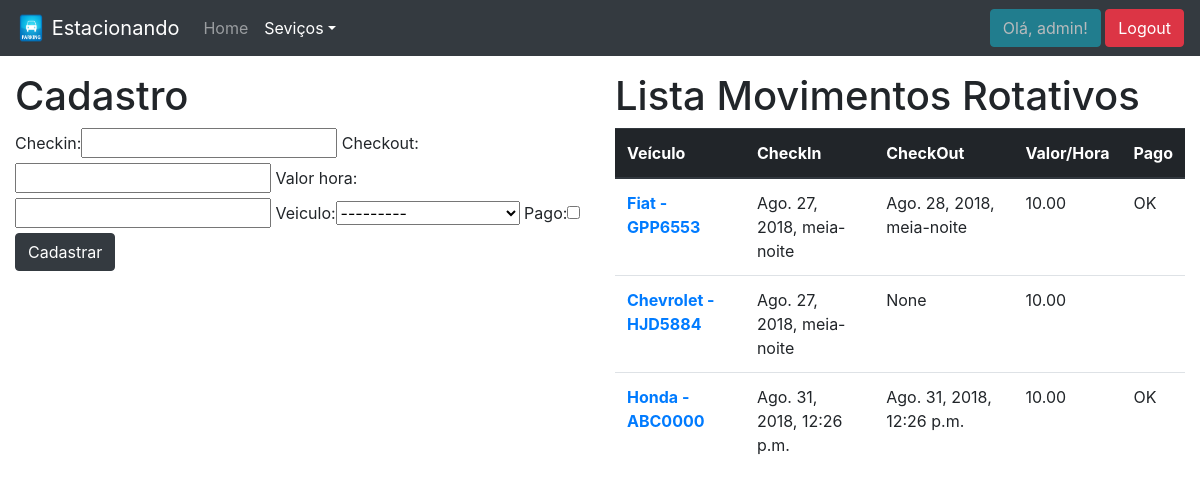
The page /sistema/movimento-rotativo/ (signed in) on the database its author committed.
### core/models.py (models this page shows, shortened)
class MovimentoRotativo(models.Model):
    checkin = models.DateTimeField(auto_now=False)
    checkout = models.DateTimeField(auto_now=False, blank=True, null=True)
    valor_hora = models.DecimalField(max_digits=5, decimal_places=2)
    veiculo = models.ForeignKey(Veiculo, on_delete=models.PROTECT)
    pago = models.BooleanField(default=False)

class Veiculo(models.Model):
    marca = models.ForeignKey(Marca, on_delete=models.PROTECT)
    placa = models.CharField(max_length=7)
    proprietario = models.ForeignKey(Pessoa, on_delete=models.PROTECT)
    cor = models.CharField(max_length=15)
    observacoes = models.TextField(blank=True, null=True)
    def __str__(self):
        return str(self.marca) + ' - ' + self.placa

class Marca(models.Model):
    nome = models.CharField(max_length=50)
    def __str__(self):
        return self.nome

### core/views.py (the view)
# urls.py: path('movimento-rotativo/', lista_movRotativos, name='core_lista_movRotativos'),
@login_required
def lista_movRotativos(request):
    movRotativo = MovimentoRotativo.objects.all()
    form = MovimentoRotativoForm()
    dados = {'movRotativo' : movRotativo, 'form' : form}
    return render(request,'core/lista_movRotativos.html', dados)

### core/form.py
class MovimentoRotativoForm(ModelForm):
    class Meta:
        model = MovimentoRotativo
        fields = '__all__'

### templates/core/lista_movRotativos.html (shortened to what this page needs)
{% extends 'core/base.html' %}
{% load static %}
{% load bootstrap %}
{% block menu %}
    <nav class="navbar fixed-top navbar-dark bg-dark navbar-expand-lg">
        <a class="navbar-brand" href="{% url 'website_home' %}">
            <img src="{% static 'img/CarParkingSign.png' %}" width="30" height="30" class="d-inline-block align-top" alt="">
            Estacionando
        </a>
        <div class="collapse navbar-collapse" id="navbarSupportedContent">
            <ul class="navbar-nav mr-auto">
                <li class="nav-item">
                    <a class="nav-link" href="{% url 'core_home' %}">Home</a>
                </li>
                <li class="nav-item dropdown active">
                    <a class="nav-link dropdown-toggle" href="#" id="navbarDropdown" role="button" data-toggle="dropdown" aria-haspopup="true" aria-expanded="false">Seviços</a>
                </li>
            </ul>
            <ul class="navbar-nav">
                {% if user.is_authenticated %}
                    <li class="nav-item">
                        <a class="btn btn-info disabled" href="">Olá, {{ user }}!</a>
                        <a class="btn btn-danger" href="{% url 'logout' %}">Logout</a>
                    </li>
                {% else %}
                    <li class="nav-item">
                        <a class="nav-link" href="{% url 'login' %}">Login</a>
                    </li>
                {% endif %}
            </ul>
        </div>
    </nav>
{% endblock %}
{% block main %}
    <div class="row">
        <div class="col-sm-6">
            <h1>Cadastro</h1>
            <form action="{% url 'core_novo_movRotativo' %}" method="POST">
                {{ form|bootstrap }}
                <button type="submit" class="btn btn-dark">Cadastrar</button>
            </form>
        </div>
        <div class="col-sm-6">
            <h1>Lista Movimentos Rotativos</h1>
            <table class="table">
                <thead class="thead-dark">
                    <tr>
                        <th scope="col">Veículo</th>
                        <th scope="col">CheckIn</th>
                        <th scope="col">CheckOut</th>
                        <th scope="col">Valor/Hora</th>
                        <th scope="col">Pago</th>
                    </tr>
                </thead>
                <tbody>
                    {% for movimento in movRotativo %}
                        <tr>
                            <th scope="row"><a href="{% url 'core_update_movRotativo' movimento.id %}">{{ movimento.veiculo }}</a></th>
                            <td>{{ movimento.checkin }}</td>
                            <td>{{ movimento.checkout }}</td>
                            <td>{{ movimento.valor_hora }}</td>
                            <td>
                                {% if movimento.pago %}
                                    OK
                                {% endif %}
                            </td>
                        </tr>
                    {% endfor %}
                </tbody>
            </table>
        </div>
    </div>
{% endblock %}

### templates/core/base.html (style rules this page uses)
body { padding-top: 4.5rem; }

### rows shown on the page
MovimentoRotativo: veiculo "Fiat - GPP6553", checkin "Ago. 27, 2018, meia-noite", checkout "Ago. 28, 2018, meia-noite", valor_hora "10.00", pago "OK"
MovimentoRotativo: veiculo "Chevrolet - HJD5884", checkin "Ago. 27, 2018, meia-noite", checkout "None", valor_hora "10.00"
MovimentoRotativo: veiculo "Honda - ABC0000", checkin "Ago. 31, 2018, 12:26 p.m.", checkout "Ago. 31, 2018, 12:26 p.m.", valor_hora "10.00", pago "OK"

### other values the page prints
{{ user }} "admin"
